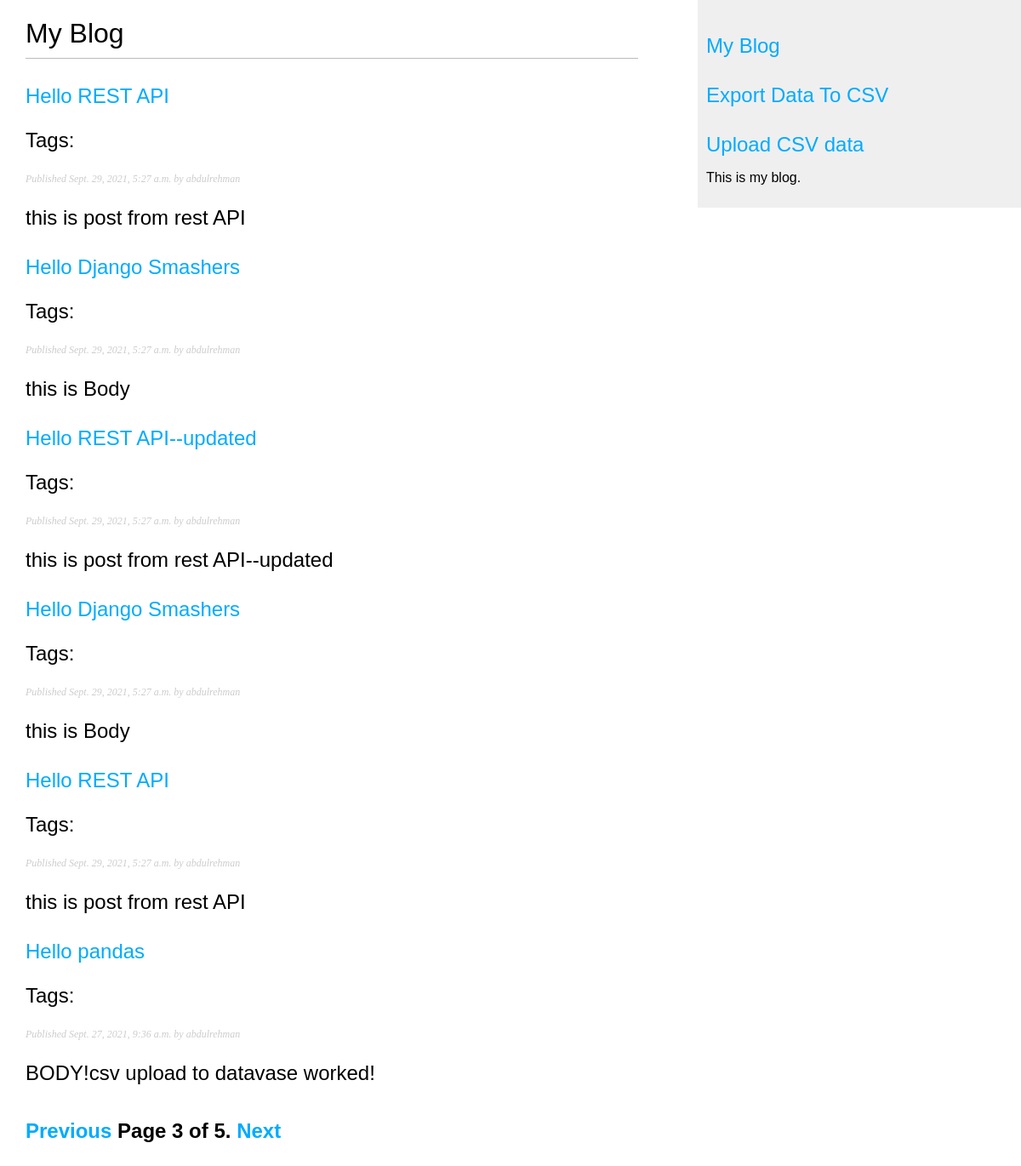
Page /blog/?page=3 on the committed database.
### api/models.py (models this page shows, shortened)
class Post(models.Model):
    STATUS_CHOICES = (
        ('draft', 'Draft'),
        ('published', 'Published'),
    )
    title = models.CharField(max_length=200, blank=True, null=True)
    body = models.CharField(max_length=200, blank=True, null=True)
    author = models.ForeignKey(User, on_delete=models.CASCADE, related_name='post_author')
    slug = models.CharField(max_length=200, blank=True, null=True)
    publish = models.DateTimeField(default=timezone.now)
    created = models.DateTimeField(auto_now_add=True)
    updated = models.DateTimeField(auto_now=True)
    status = models.CharField(max_length=10, choices=STATUS_CHOICES, default='draft')

### blog/views.py (the view)
# urls.py: path('', views.post_list, name='post_list'),
def post_list(request, tag_slug=None):
    object_list = Post.objects.all()
    tag = None
    if tag_slug:
        tag = get_object_or_404(Tag, slug=tag_slug)
        object_list = object_list.filter(tags__in=[tag])
    paginator = Paginator(object_list, 6) # 3 posts in each page
    page = request.GET.get('page')
    try:
        posts = paginator.page(page)
    except PageNotAnInteger:
        posts = paginator.page(1)
    except EmptyPage:
        posts = paginator.page(paginator.num_pages)
    return render(request, 'blog/post/list.html', {'page':page, 'posts': posts, 'tag':tag})

### blog/templates/blog/post/list.html (shortened to what this page needs)
{% extends "blog/base.html" %}
{% block content %}
 <h1>My Blog</h1>
 {% for post in posts %}
 <h2>
 <a href="{{ post.get_absolute_url }}">
 {{ post.title }}
 </a>
 <p class="tags">Tags:
 </p>
 <p class="date">
 Published {{ post.publish }} by {{ post.author }}
 </p>
 {{ post.body|truncatewords:30|linebreaks }}
 {% endfor %}
 {% include "pagination.html" with page=posts %}
{% endblock %}

### blog/static/blog.css (style rules this page uses)
body { margin:0; padding:0; font-family:helvetica, sans-serif; }
a { color:#00abff; text-decoration:none; }
h1 { font-weight:normal; border-bottom:1px solid #bbb; padding:0 0 10px 0; }
h2 { font-weight:normal; margin:30px 0 0; }
p.date { color:#ccc; font-family: georgia, serif; font-size: 12px; font-style: italic; }

### rows in the picture
Post: title "Hello REST API", publish "Sept. 29, 2021, 5:27 a.m.", author "abdulrehman", body "this is post from rest API"
Post: title "Hello Django Smashers", publish "Sept. 29, 2021, 5:27 a.m.", author "abdulrehman", body "this is Body"
Post: title "Hello REST API--updated", publish "Sept. 29, 2021, 5:27 a.m.", author "abdulrehman", body "this is post from rest API--updated"
Post: title "Hello Django Smashers", publish "Sept. 29, 2021, 5:27 a.m.", author "abdulrehman", body "this is Body"
Post: title "Hello REST API", publish "Sept. 29, 2021, 5:27 a.m.", author "abdulrehman", body "this is post from rest API"
Post: title "Hello pandas", publish "Sept. 27, 2021, 9:36 a.m.", author "abdulrehman", body "BODY!csv upload to datavase worked!"

### other values in the picture
{{ page.number }} "3"
{{ page.paginator.num_pages }} "5"
